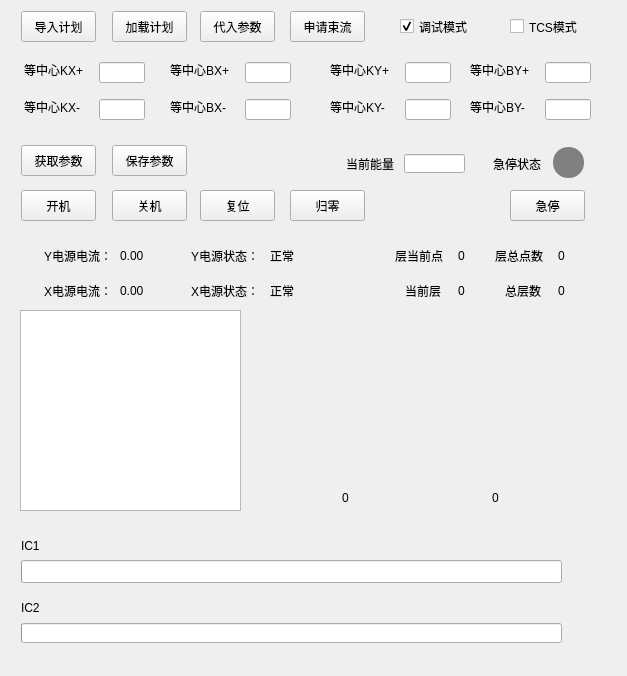
<?xml version="1.0" encoding="UTF-8"?>
<ui version="4.0">
 <class>Form</class>
 <widget class="QWidget" name="Form">
  <property name="geometry">
   <rect>
    <x>0</x>
    <y>0</y>
    <width>627</width>
    <height>676</height>
   </rect>
  </property>
  <property name="windowTitle">
   <string>Form</string>
  </property>
  <widget class="QProgressBar" name="progressBar_ic2">
   <property name="geometry">
    <rect>
     <x>21</x>
     <y>623</y>
     <width>541</width>
     <height>20</height>
    </rect>
   </property>
   <property name="value">
    <number>0</number>
   </property>
   <property name="textVisible">
    <bool>false</bool>
   </property>
  </widget>
  <widget class="QLabel" name="label_23">
   <property name="geometry">
    <rect>
     <x>21</x>
     <y>538</y>
     <width>61</width>
     <height>16</height>
    </rect>
   </property>
   <property name="maximumSize">
    <size>
     <width>16777215</width>
     <height>16777215</height>
    </size>
   </property>
   <property name="text">
    <string>IC1</string>
   </property>
  </widget>
  <widget class="QProgressBar" name="progressBar_ic1">
   <property name="geometry">
    <rect>
     <x>21</x>
     <y>560</y>
     <width>541</width>
     <height>23</height>
    </rect>
   </property>
   <property name="minimumSize">
    <size>
     <width>0</width>
     <height>23</height>
    </size>
   </property>
   <property name="maximumSize">
    <size>
     <width>600</width>
     <height>16777215</height>
    </size>
   </property>
   <property name="inputMethodHints">
    <set>Qt::ImhNone</set>
   </property>
   <property name="value">
    <number>0</number>
   </property>
   <property name="textVisible">
    <bool>false</bool>
   </property>
  </widget>
  <widget class="QLabel" name="label_25">
   <property name="geometry">
    <rect>
     <x>21</x>
     <y>600</y>
     <width>51</width>
     <height>16</height>
    </rect>
   </property>
   <property name="maximumSize">
    <size>
     <width>16777215</width>
     <height>16777215</height>
    </size>
   </property>
   <property name="text">
    <string>IC2</string>
   </property>
  </widget>
  <widget class="QTextEdit" name="textEdit_output">
   <property name="geometry">
    <rect>
     <x>20</x>
     <y>310</y>
     <width>221</width>
     <height>201</height>
    </rect>
   </property>
   <property name="styleSheet">
    <string notr="true"/>
   </property>
  </widget>
  <widget class="QLabel" name="label_total_spot_2">
   <property name="geometry">
    <rect>
     <x>320</x>
     <y>490</y>
     <width>51</width>
     <height>16</height>
    </rect>
   </property>
   <property name="layoutDirection">
    <enum>Qt::LeftToRight</enum>
   </property>
   <property name="text">
    <string>0</string>
   </property>
   <property name="alignment">
    <set>Qt::AlignCenter</set>
   </property>
  </widget>
  <widget class="QLabel" name="label_total_layer_2">
   <property name="geometry">
    <rect>
     <x>470</x>
     <y>490</y>
     <width>51</width>
     <height>16</height>
    </rect>
   </property>
   <property name="text">
    <string>0</string>
   </property>
   <property name="alignment">
    <set>Qt::AlignCenter</set>
   </property>
  </widget>
  <widget class="QPushButton" name="import_plan">
   <property name="enabled">
    <bool>true</bool>
   </property>
   <property name="geometry">
    <rect>
     <x>21</x>
     <y>11</y>
     <width>75</width>
     <height>31</height>
    </rect>
   </property>
   <property name="text">
    <string>导入计划</string>
   </property>
  </widget>
  <widget class="QPushButton" name="pushButton_set_argu">
   <property name="geometry">
    <rect>
     <x>200</x>
     <y>11</y>
     <width>75</width>
     <height>31</height>
    </rect>
   </property>
   <property name="text">
    <string>代入参数</string>
   </property>
  </widget>
  <widget class="QPushButton" name="pushButton_5">
   <property name="geometry">
    <rect>
     <x>510</x>
     <y>190</y>
     <width>75</width>
     <height>31</height>
    </rect>
   </property>
   <property name="text">
    <string>急停</string>
   </property>
  </widget>
  <widget class="QPushButton" name="pushButton_load_plan">
   <property name="geometry">
    <rect>
     <x>112</x>
     <y>11</y>
     <width>75</width>
     <height>31</height>
    </rect>
   </property>
   <property name="text">
    <string>加载计划</string>
   </property>
  </widget>
  <widget class="QPushButton" name="pushButton_beam">
   <property name="geometry">
    <rect>
     <x>290</x>
     <y>11</y>
     <width>75</width>
     <height>31</height>
    </rect>
   </property>
   <property name="text">
    <string>申请束流</string>
   </property>
  </widget>
  <widget class="QPushButton" name="pushButton_get_argu">
   <property name="geometry">
    <rect>
     <x>21</x>
     <y>145</y>
     <width>75</width>
     <height>31</height>
    </rect>
   </property>
   <property name="text">
    <string>获取参数</string>
   </property>
  </widget>
  <widget class="QLabel" name="label_19">
   <property name="geometry">
    <rect>
     <x>553</x>
     <y>147</y>
     <width>31</width>
     <height>31</height>
    </rect>
   </property>
   <property name="minimumSize">
    <size>
     <width>31</width>
     <height>31</height>
    </size>
   </property>
   <property name="maximumSize">
    <size>
     <width>31</width>
     <height>31</height>
    </size>
   </property>
   <property name="font">
    <font>
     <family>仿宋</family>
     <pointsize>14</pointsize>
    </font>
   </property>
   <property name="styleSheet">
    <string notr="true">background-color: #808080;
border-radius: 15px;</string>
   </property>
   <property name="text">
    <string/>
   </property>
   <property name="alignment">
    <set>Qt::AlignCenter</set>
   </property>
  </widget>
  <widget class="QLineEdit" name="lineEdit_current_engry">
   <property name="geometry">
    <rect>
     <x>404</x>
     <y>154</y>
     <width>61</width>
     <height>19</height>
    </rect>
   </property>
   <property name="maximumSize">
    <size>
     <width>80</width>
     <height>16777215</height>
    </size>
   </property>
   <property name="text">
    <string/>
   </property>
  </widget>
  <widget class="QPushButton" name="pushButton_save_argu">
   <property name="geometry">
    <rect>
     <x>112</x>
     <y>145</y>
     <width>75</width>
     <height>31</height>
    </rect>
   </property>
   <property name="text">
    <string>保存参数</string>
   </property>
  </widget>
  <widget class="QLabel" name="label_current_engry">
   <property name="geometry">
    <rect>
     <x>323</x>
     <y>148</y>
     <width>71</width>
     <height>31</height>
    </rect>
   </property>
   <property name="maximumSize">
    <size>
     <width>16777215</width>
     <height>31</height>
    </size>
   </property>
   <property name="text">
    <string>当前能量</string>
   </property>
   <property name="alignment">
    <set>Qt::AlignRight|Qt::AlignTrailing|Qt::AlignVCenter</set>
   </property>
  </widget>
  <widget class="QLabel" name="label_4">
   <property name="geometry">
    <rect>
     <x>480</x>
     <y>148</y>
     <width>61</width>
     <height>31</height>
    </rect>
   </property>
   <property name="maximumSize">
    <size>
     <width>16777215</width>
     <height>31</height>
    </size>
   </property>
   <property name="text">
    <string>急停状态</string>
   </property>
   <property name="alignment">
    <set>Qt::AlignRight|Qt::AlignTrailing|Qt::AlignVCenter</set>
   </property>
  </widget>
  <widget class="QPushButton" name="pushButton_zero">
   <property name="geometry">
    <rect>
     <x>290</x>
     <y>190</y>
     <width>75</width>
     <height>31</height>
    </rect>
   </property>
   <property name="text">
    <string>归零</string>
   </property>
  </widget>
  <widget class="QPushButton" name="pushButton_off">
   <property name="geometry">
    <rect>
     <x>112</x>
     <y>190</y>
     <width>75</width>
     <height>31</height>
    </rect>
   </property>
   <property name="text">
    <string>关机</string>
   </property>
  </widget>
  <widget class="QPushButton" name="pushButton_on">
   <property name="geometry">
    <rect>
     <x>21</x>
     <y>190</y>
     <width>75</width>
     <height>31</height>
    </rect>
   </property>
   <property name="text">
    <string>开机</string>
   </property>
  </widget>
  <widget class="QPushButton" name="pushButton_reset">
   <property name="geometry">
    <rect>
     <x>200</x>
     <y>190</y>
     <width>75</width>
     <height>31</height>
    </rect>
   </property>
   <property name="text">
    <string>复位</string>
   </property>
  </widget>
  <widget class="QLabel" name="label_13">
   <property name="geometry">
    <rect>
     <x>168</x>
     <y>280</y>
     <width>91</width>
     <height>21</height>
    </rect>
   </property>
   <property name="maximumSize">
    <size>
     <width>16777215</width>
     <height>31</height>
    </size>
   </property>
   <property name="text">
    <string>X电源状态：</string>
   </property>
   <property name="alignment">
    <set>Qt::AlignRight|Qt::AlignTrailing|Qt::AlignVCenter</set>
   </property>
  </widget>
  <widget class="QLabel" name="label_10">
   <property name="geometry">
    <rect>
     <x>21</x>
     <y>280</y>
     <width>91</width>
     <height>21</height>
    </rect>
   </property>
   <property name="minimumSize">
    <size>
     <width>0</width>
     <height>0</height>
    </size>
   </property>
   <property name="maximumSize">
    <size>
     <width>16777215</width>
     <height>31</height>
    </size>
   </property>
   <property name="text">
    <string>X电源电流：</string>
   </property>
   <property name="alignment">
    <set>Qt::AlignRight|Qt::AlignTrailing|Qt::AlignVCenter</set>
   </property>
  </widget>
  <widget class="QLabel" name="label_x_status">
   <property name="geometry">
    <rect>
     <x>270</x>
     <y>280</y>
     <width>31</width>
     <height>21</height>
    </rect>
   </property>
   <property name="maximumSize">
    <size>
     <width>16777215</width>
     <height>31</height>
    </size>
   </property>
   <property name="text">
    <string>正常</string>
   </property>
  </widget>
  <widget class="QLabel" name="label_x_value">
   <property name="geometry">
    <rect>
     <x>120</x>
     <y>280</y>
     <width>41</width>
     <height>21</height>
    </rect>
   </property>
   <property name="maximumSize">
    <size>
     <width>16777215</width>
     <height>31</height>
    </size>
   </property>
   <property name="text">
    <string>0.00</string>
   </property>
  </widget>
  <widget class="QLabel" name="label_17">
   <property name="geometry">
    <rect>
     <x>21</x>
     <y>245</y>
     <width>91</width>
     <height>21</height>
    </rect>
   </property>
   <property name="maximumSize">
    <size>
     <width>16777215</width>
     <height>31</height>
    </size>
   </property>
   <property name="text">
    <string>Y电源电流：</string>
   </property>
   <property name="alignment">
    <set>Qt::AlignRight|Qt::AlignTrailing|Qt::AlignVCenter</set>
   </property>
  </widget>
  <widget class="QLabel" name="label_15">
   <property name="geometry">
    <rect>
     <x>168</x>
     <y>245</y>
     <width>91</width>
     <height>21</height>
    </rect>
   </property>
   <property name="maximumSize">
    <size>
     <width>16777215</width>
     <height>31</height>
    </size>
   </property>
   <property name="text">
    <string>Y电源状态：</string>
   </property>
   <property name="alignment">
    <set>Qt::AlignRight|Qt::AlignTrailing|Qt::AlignVCenter</set>
   </property>
  </widget>
  <widget class="QLabel" name="label_y_value">
   <property name="geometry">
    <rect>
     <x>120</x>
     <y>245</y>
     <width>41</width>
     <height>21</height>
    </rect>
   </property>
   <property name="maximumSize">
    <size>
     <width>16777215</width>
     <height>31</height>
    </size>
   </property>
   <property name="text">
    <string>0.00</string>
   </property>
  </widget>
  <widget class="QLabel" name="label_y_status">
   <property name="geometry">
    <rect>
     <x>270</x>
     <y>245</y>
     <width>31</width>
     <height>21</height>
    </rect>
   </property>
   <property name="maximumSize">
    <size>
     <width>16777215</width>
     <height>31</height>
    </size>
   </property>
   <property name="text">
    <string>正常</string>
   </property>
  </widget>
  <widget class="QLabel" name="label_current_spot">
   <property name="geometry">
    <rect>
     <x>458</x>
     <y>245</y>
     <width>20</width>
     <height>21</height>
    </rect>
   </property>
   <property name="maximumSize">
    <size>
     <width>16777215</width>
     <height>31</height>
    </size>
   </property>
   <property name="text">
    <string>0</string>
   </property>
  </widget>
  <widget class="QLabel" name="label_total_spot">
   <property name="geometry">
    <rect>
     <x>558</x>
     <y>245</y>
     <width>20</width>
     <height>21</height>
    </rect>
   </property>
   <property name="maximumSize">
    <size>
     <width>16777215</width>
     <height>31</height>
    </size>
   </property>
   <property name="text">
    <string>0</string>
   </property>
  </widget>
  <widget class="QLabel" name="label_current_layer">
   <property name="geometry">
    <rect>
     <x>458</x>
     <y>280</y>
     <width>20</width>
     <height>21</height>
    </rect>
   </property>
   <property name="maximumSize">
    <size>
     <width>16777215</width>
     <height>31</height>
    </size>
   </property>
   <property name="text">
    <string>0</string>
   </property>
  </widget>
  <widget class="QLabel" name="label_total_layer">
   <property name="geometry">
    <rect>
     <x>558</x>
     <y>281</y>
     <width>20</width>
     <height>20</height>
    </rect>
   </property>
   <property name="maximumSize">
    <size>
     <width>16777215</width>
     <height>31</height>
    </size>
   </property>
   <property name="text">
    <string>0</string>
   </property>
  </widget>
  <widget class="QLabel" name="label">
   <property name="geometry">
    <rect>
     <x>482</x>
     <y>245</y>
     <width>61</width>
     <height>21</height>
    </rect>
   </property>
   <property name="maximumSize">
    <size>
     <width>16777215</width>
     <height>31</height>
    </size>
   </property>
   <property name="text">
    <string>层总点数</string>
   </property>
   <property name="alignment">
    <set>Qt::AlignRight|Qt::AlignTrailing|Qt::AlignVCenter</set>
   </property>
  </widget>
  <widget class="QLabel" name="label_31">
   <property name="geometry">
    <rect>
     <x>382</x>
     <y>245</y>
     <width>61</width>
     <height>21</height>
    </rect>
   </property>
   <property name="maximumSize">
    <size>
     <width>16777215</width>
     <height>31</height>
    </size>
   </property>
   <property name="text">
    <string>层当前点</string>
   </property>
   <property name="alignment">
    <set>Qt::AlignRight|Qt::AlignTrailing|Qt::AlignVCenter</set>
   </property>
  </widget>
  <widget class="QLabel" name="label_33">
   <property name="geometry">
    <rect>
     <x>380</x>
     <y>280</y>
     <width>61</width>
     <height>21</height>
    </rect>
   </property>
   <property name="maximumSize">
    <size>
     <width>16777215</width>
     <height>31</height>
    </size>
   </property>
   <property name="text">
    <string>当前层</string>
   </property>
   <property name="alignment">
    <set>Qt::AlignRight|Qt::AlignTrailing|Qt::AlignVCenter</set>
   </property>
  </widget>
  <widget class="QLabel" name="label_34">
   <property name="geometry">
    <rect>
     <x>480</x>
     <y>280</y>
     <width>61</width>
     <height>21</height>
    </rect>
   </property>
   <property name="maximumSize">
    <size>
     <width>16777215</width>
     <height>31</height>
    </size>
   </property>
   <property name="text">
    <string>总层数</string>
   </property>
   <property name="alignment">
    <set>Qt::AlignRight|Qt::AlignTrailing|Qt::AlignVCenter</set>
   </property>
  </widget>
  <widget class="QLineEdit" name="lineEdit_kx_2">
   <property name="geometry">
    <rect>
     <x>99</x>
     <y>99</y>
     <width>46</width>
     <height>21</height>
    </rect>
   </property>
  </widget>
  <widget class="QLabel" name="label_kx">
   <property name="geometry">
    <rect>
     <x>24</x>
     <y>62</y>
     <width>69</width>
     <height>16</height>
    </rect>
   </property>
   <property name="text">
    <string>等中心KX+</string>
   </property>
  </widget>
  <widget class="QLineEdit" name="lineEdit_kx">
   <property name="geometry">
    <rect>
     <x>99</x>
     <y>62</y>
     <width>46</width>
     <height>21</height>
    </rect>
   </property>
  </widget>
  <widget class="QLabel" name="label_ky">
   <property name="geometry">
    <rect>
     <x>330</x>
     <y>62</y>
     <width>69</width>
     <height>16</height>
    </rect>
   </property>
   <property name="text">
    <string>等中心KY+</string>
   </property>
  </widget>
  <widget class="QLabel" name="label_kx_2">
   <property name="geometry">
    <rect>
     <x>24</x>
     <y>99</y>
     <width>69</width>
     <height>16</height>
    </rect>
   </property>
   <property name="text">
    <string>等中心KX-</string>
   </property>
  </widget>
  <widget class="QLabel" name="label_bx">
   <property name="geometry">
    <rect>
     <x>170</x>
     <y>62</y>
     <width>69</width>
     <height>16</height>
    </rect>
   </property>
   <property name="text">
    <string>等中心BX+</string>
   </property>
  </widget>
  <widget class="QLineEdit" name="lineEdit_bx_2">
   <property name="geometry">
    <rect>
     <x>245</x>
     <y>99</y>
     <width>46</width>
     <height>21</height>
    </rect>
   </property>
  </widget>
  <widget class="QLineEdit" name="lineEdit_ky_2">
   <property name="geometry">
    <rect>
     <x>405</x>
     <y>99</y>
     <width>46</width>
     <height>21</height>
    </rect>
   </property>
  </widget>
  <widget class="QLineEdit" name="lineEdit_bx">
   <property name="geometry">
    <rect>
     <x>245</x>
     <y>62</y>
     <width>46</width>
     <height>21</height>
    </rect>
   </property>
  </widget>
  <widget class="QLabel" name="label_by_2">
   <property name="geometry">
    <rect>
     <x>470</x>
     <y>99</y>
     <width>69</width>
     <height>16</height>
    </rect>
   </property>
   <property name="text">
    <string>等中心BY-</string>
   </property>
  </widget>
  <widget class="QLineEdit" name="lineEdit_by">
   <property name="geometry">
    <rect>
     <x>545</x>
     <y>62</y>
     <width>46</width>
     <height>21</height>
    </rect>
   </property>
  </widget>
  <widget class="QLineEdit" name="lineEdit_ky">
   <property name="geometry">
    <rect>
     <x>405</x>
     <y>62</y>
     <width>46</width>
     <height>21</height>
    </rect>
   </property>
  </widget>
  <widget class="QLabel" name="label_ky_2">
   <property name="geometry">
    <rect>
     <x>330</x>
     <y>99</y>
     <width>69</width>
     <height>16</height>
    </rect>
   </property>
   <property name="text">
    <string>等中心KY-</string>
   </property>
  </widget>
  <widget class="QLineEdit" name="lineEdit_by_2">
   <property name="geometry">
    <rect>
     <x>545</x>
     <y>99</y>
     <width>46</width>
     <height>21</height>
    </rect>
   </property>
  </widget>
  <widget class="QLabel" name="label_bx_2">
   <property name="geometry">
    <rect>
     <x>170</x>
     <y>99</y>
     <width>69</width>
     <height>16</height>
    </rect>
   </property>
   <property name="text">
    <string>等中心BX-</string>
   </property>
  </widget>
  <widget class="QLabel" name="label_by">
   <property name="geometry">
    <rect>
     <x>470</x>
     <y>62</y>
     <width>69</width>
     <height>16</height>
    </rect>
   </property>
   <property name="text">
    <string>等中心BY+</string>
   </property>
  </widget>
  <widget class="QCheckBox" name="checkBox_test">
   <property name="geometry">
    <rect>
     <x>400</x>
     <y>11</y>
     <width>101</width>
     <height>31</height>
    </rect>
   </property>
   <property name="text">
    <string>调试模式</string>
   </property>
   <property name="checkable">
    <bool>true</bool>
   </property>
   <property name="checked">
    <bool>true</bool>
   </property>
  </widget>
  <widget class="QCheckBox" name="checkBox_tcs">
   <property name="geometry">
    <rect>
     <x>510</x>
     <y>11</y>
     <width>101</width>
     <height>31</height>
    </rect>
   </property>
   <property name="text">
    <string>TCS模式</string>
   </property>
  </widget>
 </widget>
 <resources/>
 <connections/>
</ui>
